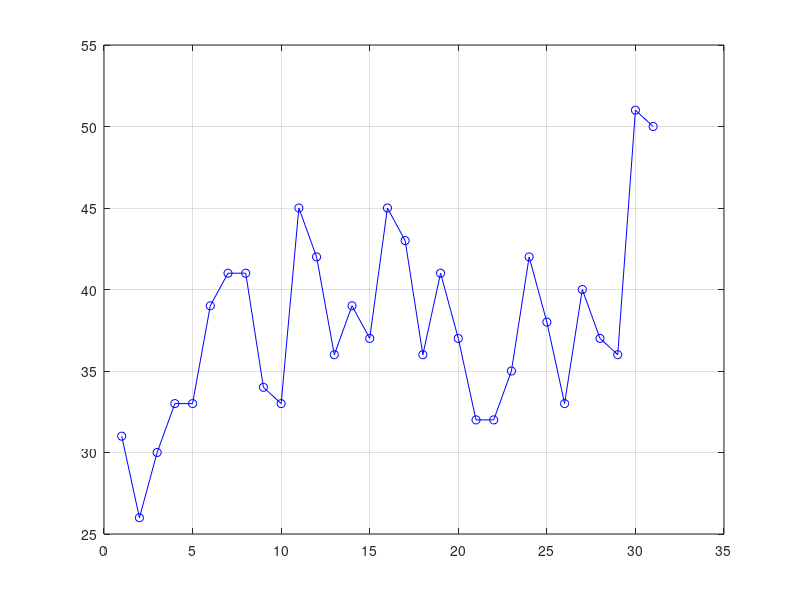

MATLAB code to generate this figure: (Note: this script raises an error after producing the figure.)
clc
clear
fprintf('Name and Date:         Jeremy Stark 03/06/2019\n');
fprintf('Course and Section:    ENGR297 and class # 22749\n');
fprintf('Problem:               Matlab Homework 6 Problem 1\n');
fprintf('Statement:             Producing a graph from matrix data.\n');
fprintf('\n');

days = 1:31;
axes = gca;

TNY = [31 26 30 33 33 39 41 41 34 33 45 42 36 39 37 45 43 36 41 37 32 32 35 42 38 33 40 37 36 51 50];

TANC = [37 24 28 25 21 28 46 37 36 20 24 31 34 40 43 36 34 41 42 35 38 36 35 33 42 42 37 26 20 25 31];

ny = plot(days, TNY,'bo-');

grid on
axes.GridLineStyle = ':';

hold on
plot(days, TANC, 'rs-');
hold off

title('Stark - Temperatures in New York & Achorage');
xlabel('The Month of January (Days)');
ylabel('Temperature (Degrees Fahrenheight)');

legend('New York', 'Anchorage');

text(5, 50, 'Jeremy Stark', 'fontsize', 25, 'fontname', 'Times New Roman');
